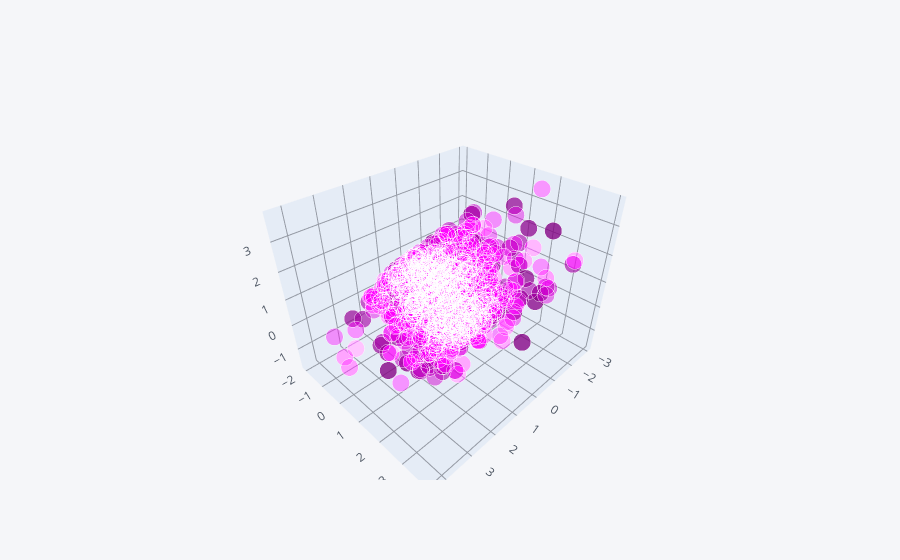

Notebook source saved alongside this figure:
### Markdown cell above
### Vectores

### Code cell
Xp.iplot(kind='scatter3d',x=0,y=1,z=2,mode='markers',color='purple')

### Figure 1 — Plotly figure (JSON) as saved in the notebook; plotly's stock layout.template omitted (floating-point values rounded to 4 significant figures; data arrays with more than 128 entries replaced by an {"elided": "..."} marker saying what was removed)
{"data": [{"marker": {"color": {"elided": "1000 str values"}, "opacity": 0.8, "size": {"elided": "1000 int values"}, "symbol": "circle"}, "mode": "markers", "text": {"elided": "1000 str values"}, "type": "scatter3d", "x": {"elided": "1000 float values"}, "y": {"elided": "1000 float values"}, "z": {"elided": "1000 float values"}}], "layout": {"legend": {"bgcolor": "#F5F6F9", "font": {"color": "#4D5663"}}, "paper_bgcolor": "#F5F6F9", "plot_bgcolor": "#F5F6F9", "scene": {"xaxis": {"gridcolor": "#9499A3", "showgrid": true, "tickfont": {"color": "#4D5663"}, "title": {"font": {"color": "#4D5663"}, "text": ""}, "zerolinecolor": "#9499A3"}, "yaxis": {"gridcolor": "#9499A3", "showgrid": true, "tickfont": {"color": "#4D5663"}, "title": {"font": {"color": "#4D5663"}, "text": ""}, "zerolinecolor": "#9499A3"}, "zaxis": {"gridcolor": "#9499A3", "showgrid": true, "tickfont": {"color": "#4D5663"}, "title": {"font": {"color": "#4D5663"}, "text": ""}, "zerolinecolor": "#9499A3"}}, "title": {"font": {"color": "#4D5663"}}}}
